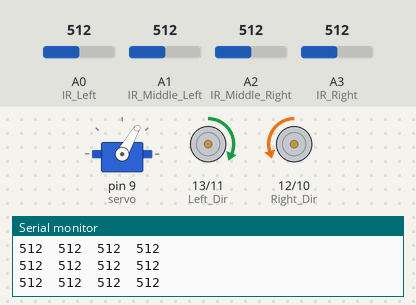
Recording of a sketch running on a simulated Arduino Uno, built with avr-gcc and run on an emulated ATmega328P. Parts: servo, direction and speed pins drawn as motors (green arrow = direction pin HIGH = forward, orange = LOW = backward, longer = more drive), the last lines printed to the serial monitor. Wiring (inferred from the names in the program): servo: signal pin 9. The inputs (shaded band) are chosen by the test bench; at power-on: A0 (IR_Left) = 512, A1 (IR_Middle_Left) = 512, A2 (IR_Middle_Right) = 512, A3 (IR_Right) = 512. Servo pulses on a pin are drawn as a servo (544–2400 µs = 0–180°).

Above: at 12.0 s.
12.1 s: A0 (IR_Left) set to 104
13.6 s: A0 (IR_Left) set to 91
16.6 s: A1 (IR_Middle_Left) set to 162
19.6 s: A1 (IR_Middle_Left) set to 133
At 20.2 s:
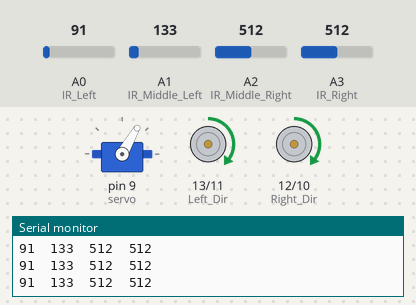
21.1 s: A2 (IR_Middle_Right) set to 159
22.6 s: A2 (IR_Middle_Right) set to 135
At 23.5 s:
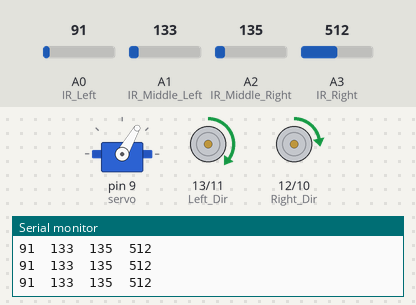
Timing chart, 0 to 25.1 s (numbered marks = the images above; inputs shaded):
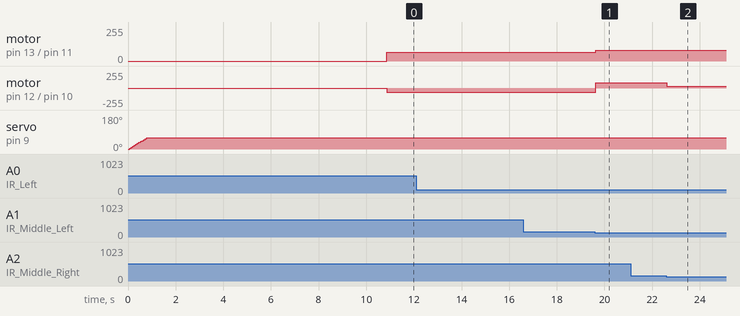

Measured:
- the behaviour switches between 150 and 149 on A1 (IR_Middle_Left) (found by bisection; images 0 and 1)
- the behaviour switches between 150 and 149 on A2 (IR_Middle_Right) (found by bisection; images 1 and 2)
- after the input at 19.6 s, motor on pin 13 (Left_Dir) / pin 11 (Left_Speed): forward 65/255 → forward 80/255 at once; motor on pin 12 (Right_Dir) / pin 10 (Right_Speed): backward 60/255 → forward 80/255 at once
- after the input at 22.6 s, motor on pin 12 (Right_Dir) / pin 10 (Right_Speed): forward 80/255 → forward 30/255 at once

The sketch:

LineFollowingRobot.ino
```cpp
// (licence header left out)
// 1) External library
// ===================


// 2) Define
// =========

// motor
#define Right_Dir    12 // Pin 12 on Arduino is connected to IN3 on L298 Motor Driver
#define Right_Speed  10 // Pin 10 (PWM) on Arduino is connected to ENB on L298 Motor Driver

#define Left_Dir    13 // Pin 7 on Arduino is connected to IN1 on L298 Motor Driver
#define Left_Speed  11 // Pin 6 (PWM) on Arduino is connected to ENA on L298 Motor Driver

// IR sensors
#define IR_Left A0          // IR left module is connected to A0 pin on Arduino
#define IR_Middle_Left A1   // IR middle left module is connected to A1 pin on Arduino
#define IR_Middle_Right A2  // IR middle right module is connected to A2 pin on Arduino
#define IR_Right A3         // IR right module is connected to A3 pin on Arduino


// 3) Global Variables
// ===================

// Nominal motor speed
// Adjust your nominal speed here based on experiment.
// Normally, each motor has different speed because different motor has different efficiency.
int nom_Rspeed = 100; // Nominal right motor speed
int nom_Lspeed = 100+10; // Nominal left motor speed

int IR_L = 0;
int IR_ML = 0;
int IR_MR = 0;
int IR_R = 0;

int sensor_4 = 0;
int sensor_3 = 0;
int sensor_2 = 0;
int sensor_1 = 0;

int LimitBlackLine = 150;

int a;

int pos = 0;    // variable to store the servo position
int servo = 9;
int angle;
int pwm;

// 4) Extra
// ========


// 5) Void Setup (Initialization)
// ==============================
// the setup function runs once when you press reset or power the board

void setup() {
  // put your setup code here, to run once:

  pinMode(Right_Dir, OUTPUT);  //Initialize pin 12 as an DIGITAL OUTPUT pin
  pinMode(Left_Dir, OUTPUT); //Initialize pin 7 as an DIGITAL OUTPUT pin

  Serial.begin(9600); // Setup serial communication
  pinMode(servo, OUTPUT); // set servo pin (pin 9) as an OUTPUT pin

  Rotate_Servo_to_60();
  delay(5000);
  // wait for 10 seconds before start
  Stop();
  delay(5000);


}


// 6) Void Loop (Main Algorithm)
// =============================

void loop() {

  Read_Analog_IR();
  Output_IR();
  linefollowing();

}
```

Analog_IR.ino
```cpp
void Read_Analog_IR() {

  IR_L = analogRead(IR_Left);
  IR_ML = analogRead(IR_Middle_Left);
  IR_MR = analogRead(IR_Middle_Right);
  IR_R = analogRead(IR_Right);

  if(IR_L >= LimitBlackLine){
    sensor_4 = 1;
  }
  else if(IR_L < LimitBlackLine){
    sensor_4 = 0;
  }

  if(IR_ML >= LimitBlackLine){
    sensor_3 = 1;
  }
  else if(IR_ML < LimitBlackLine){
    sensor_3 = 0;
  }

  if(IR_MR >= LimitBlackLine){
    sensor_2 = 1;
  }
  else if(IR_MR < LimitBlackLine){
    sensor_2 = 0;
  }

  if(IR_R >= LimitBlackLine){
    sensor_1 = 1;
  }
  else if(IR_R < LimitBlackLine){
    sensor_1 = 0;
  }

}

void Output_IR() {

  Serial.print(IR_L);
  Serial.print("\t");
  Serial.print(IR_ML);
  Serial.print("\t");
  Serial.print(IR_MR);
  Serial.print("\t");
  Serial.print(IR_R);

  Serial.println();

}
```

Angle_Servo.ino
```cpp
//Rotate servo motor to 90 deg
void Rotate_Servo_to_60(){

  for (pos = 0; pos <= 60; pos=pos+5) { // goes from 0 degrees to 180 degrees
    // in steps of 1 degree
   servoPulse(servo, pos);            // tell servo to go to position in variable 'pos'
    delay(15);                       // waits 15ms for the servo to reach the position. Increse this value to get slow response.
  }

}


//Rotate servo motor from 0 deg to 180 deg
void Rotate_Servo_0_to_180(){

  for (pos = 0; pos <= 180; pos++) { // goes from 0 degrees to 180 degrees
    // in steps of 1 degree
   servoPulse(servo, pos);            // tell servo to go to position in variable 'pos'
    delay(15);                       // waits 15ms for the servo to reach the position. Increse this value to get slow response.
  }

}


// Rotate servo motor from 180 deg to 0 deg
void Rotate_Servo_180_to_0(){

   for (pos = 180; pos >= 0; pos--) { // goes from 180 degrees to 0 degrees
    servoPulse(servo, pos);               // tell servo to go to position in variable 'pos'
    delay(15);                       // waits 15ms for the servo to reach the position. Increse this value to get slow response.
  }

}


void servoPulse (int servo, int angle)
{
 pwm = (angle*11) + 500;      // Convert angle to microseconds
 digitalWrite(servo, HIGH);
 delayMicroseconds(pwm);
 digitalWrite(servo, LOW);
 delay(50);                   // Refresh cycle of servo
}
```

Linefollowing.ino
```cpp
void linefollowing(){


  if (sensor_4 == 0 && sensor_3 == 0 && sensor_2 == 0 && sensor_1 == 1){ //0001

      Turn_Right();
      Go(80, 80-50);

      a = 1;

  }

  else if (sensor_4 == 0 && sensor_3 == 0 && sensor_2 == 1 && sensor_1 == 1){ //0011

      Turn_Right();
      Go(80, 80);

      a = 1;

  }

  else if (sensor_4 == 1 && sensor_3 == 0 && sensor_2 == 0 && sensor_1 == 0){ //1000

      Turn_Left();
      Go(80-50, 80);

      a = 2;

  }

  else if (sensor_4 == 1 && sensor_3 == 1 && sensor_2 == 0 && sensor_1 == 0){ //1100

      Turn_Left();
      Go(80, 80);

      a = 2;
  }

  else if (sensor_4 == 0 && sensor_3 == 0 && sensor_2 == 0 && sensor_1 == 0){ //0000

    //Added in Tutorial 8
    //Stop();
    if(a==1){
     // while(sensor_1 != HIGH){
        Turn_Right();
         Go(80+10, 80);
      //}
    }
    else if (a==2){
      //while(sensor_4 != HIGH){
        Turn_Left();
        Go(80, 10+50);
      //}
    }
//    else if (a==0){
//      Stop();
//    }

    a=0;

  }
  else{
    Forward();
    Go(65,60);
  }
}
```

motor.ino
```cpp
void Stop()
{
  analogWrite(Left_Speed,0);
  analogWrite(Right_Speed,0);
}

void Forward()
{
  Left_Forward(); // CCW
  Right_Forward(); // CW
}

void Reverse()
{
  Left_Reverse(); // CW
  Right_Reverse(); // CCW
}

void Turn_Left()
{
  Left_Reverse(); // CW
  Right_Forward(); // CW
}

void Turn_Right()
{
  Left_Forward(); // CCW
  Right_Reverse(); // CCW
}

void Turn_Left_Slight()
{
  Left_Forward();
  Right_Forward();
}

void Turn_Right_Slight()
{
  Left_Forward();
  Right_Forward();
}

void Reverse_Left_Slight()
{
  Left_Reverse();
  Right_Reverse();
}

void Reverse_Right_Slight()
{
  Left_Reverse();
  Right_Reverse();
}


//======================================

void Left_Forward() // CCW
{
  digitalWrite(Left_Dir, HIGH);
}

void Left_Reverse() // CW
{
  digitalWrite(Left_Dir, LOW);
}

void Right_Forward() //CW
{
  digitalWrite(Right_Dir, LOW);
}

void Right_Reverse() // CCW
{
  digitalWrite(Right_Dir, HIGH);
}

//=======================================

void Go(int a, int b) // a for left motor's speed & b for right motor's speed
{
  analogWrite(Left_Speed, a);
  analogWrite(Right_Speed, b);
}
```
